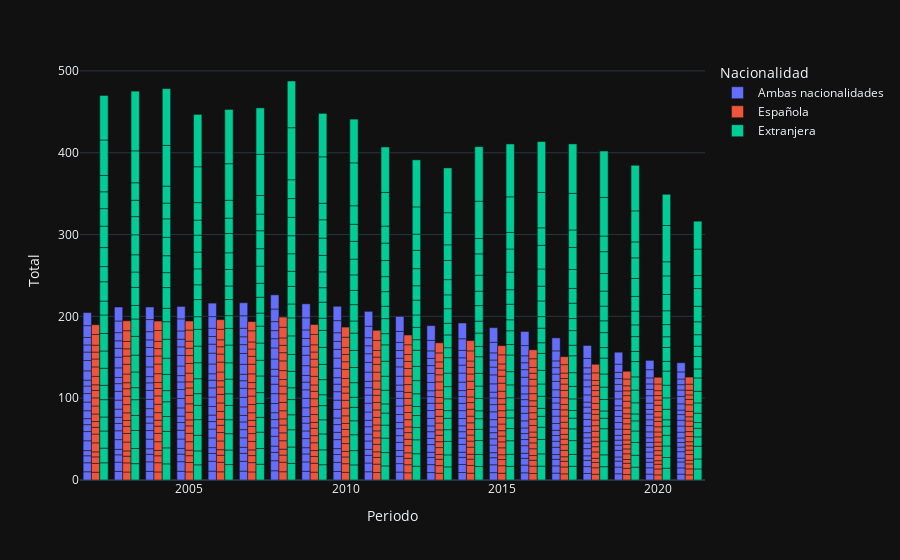

Notebook code for this chart:
### Code cell
# Ahora vamos a crear un gráfico e barras por cada nacionalidad para ver la evolución de la natalidad en España

fig = px.bar(data, x='Periodo', y='Total', color='Nacionalidad', barmode='group')
fig.show()

### Figure 1 — Plotly figure (JSON) as saved in the notebook; plotly's stock layout.template omitted (floating-point values rounded to 4 significant figures; data arrays with more than 128 entries replaced by an {"elided": "..."} marker saying what was removed)
{"data": [{"alignmentgroup": "True", "hovertemplate": "Nacionalidad=Ambas nacionalidades<br>Periodo=%{x}<br>Total=%{y}<extra></extra>", "legendgroup": "Ambas nacionalidades", "marker": {"color": "#636efa", "pattern": {"shape": ""}}, "name": "Ambas nacionalidades", "offsetgroup": "Ambas nacionalidades", "orientation": "v", "showlegend": true, "textposition": "auto", "x": {"elided": "400 int values"}, "xaxis": "x", "y": {"elided": "400 float values"}, "yaxis": "y", "type": "bar"}, {"alignmentgroup": "True", "hovertemplate": "Nacionalidad=Española<br>Periodo=%{x}<br>Total=%{y}<extra></extra>", "legendgroup": "Española", "marker": {"color": "#EF553B", "pattern": {"shape": ""}}, "name": "Española", "offsetgroup": "Española", "orientation": "v", "showlegend": true, "textposition": "auto", "x": {"elided": "400 int values"}, "xaxis": "x", "y": {"elided": "400 float values"}, "yaxis": "y", "type": "bar"}, {"alignmentgroup": "True", "hovertemplate": "Nacionalidad=Extranjera<br>Periodo=%{x}<br>Total=%{y}<extra></extra>", "legendgroup": "Extranjera", "marker": {"color": "#00cc96", "pattern": {"shape": ""}}, "name": "Extranjera", "offsetgroup": "Extranjera", "orientation": "v", "showlegend": true, "textposition": "auto", "x": {"elided": "400 int values"}, "xaxis": "x", "y": {"elided": "400 float values"}, "yaxis": "y", "type": "bar"}], "layout": {"xaxis": {"anchor": "y", "domain": [0.0, 1.0], "title": {"text": "Periodo"}}, "yaxis": {"anchor": "x", "domain": [0.0, 1.0], "title": {"text": "Total"}}, "legend": {"title": {"text": "Nacionalidad"}, "tracegroupgap": 0}, "margin": {"t": 60}, "barmode": "group"}}
